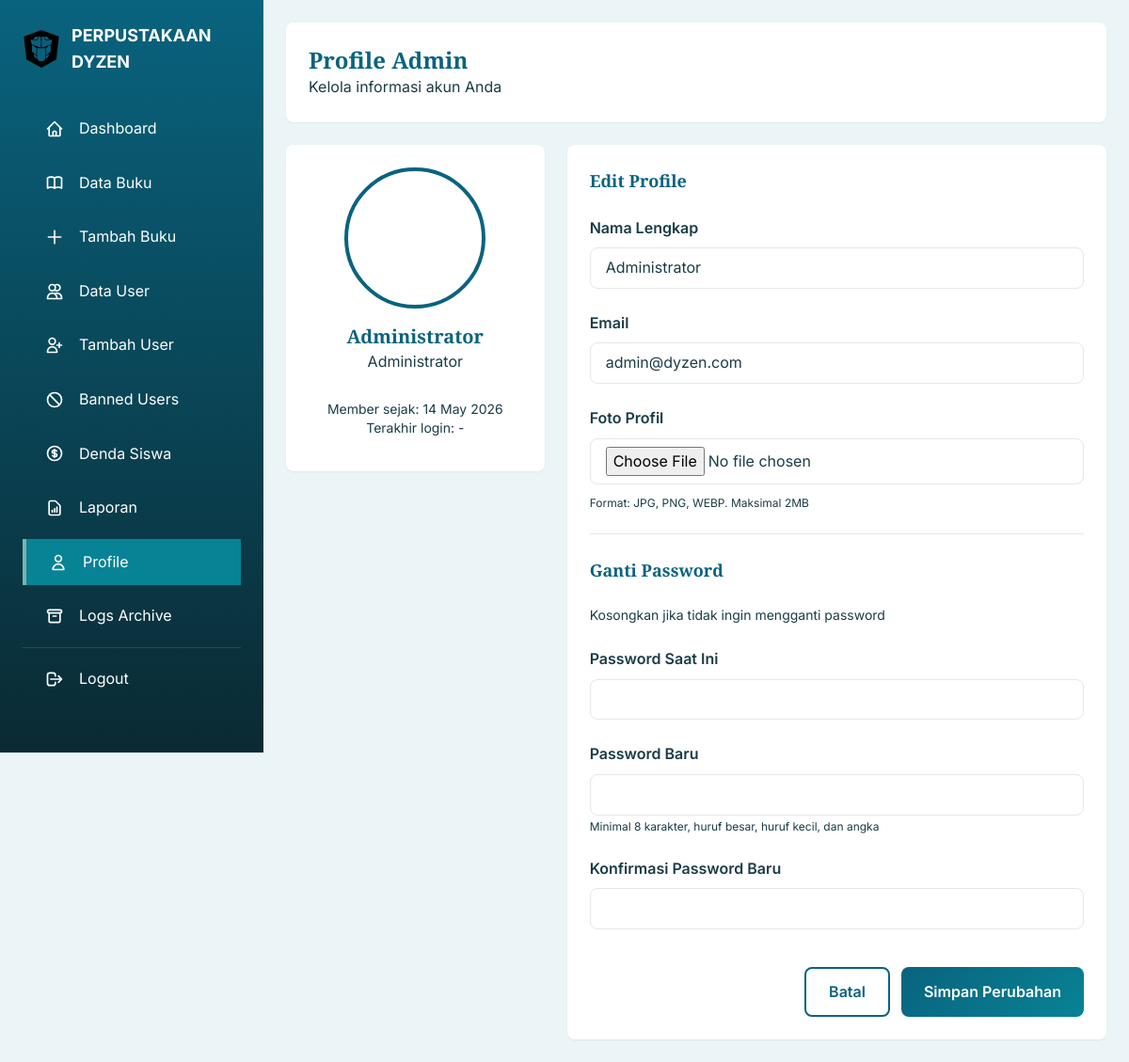
Screenshot of /page/admin/profile_admin.php (signed in) with the database file from the repository.
### tables this page shows
CREATE TABLE IF NOT EXISTS `users` (
    `id` INT(11) NOT NULL AUTO_INCREMENT,
    `nama` VARCHAR(100) NOT NULL,
    `email` VARCHAR(100) NOT NULL,
    `password` VARCHAR(255) NOT NULL,
    `role` ENUM('admin', 'user') NOT NULL DEFAULT 'user',
    `nisn` VARCHAR(20) DEFAULT NULL,
    `kelas` VARCHAR(20) DEFAULT NULL,
    `foto` VARCHAR(255) DEFAULT NULL,
    `status` ENUM('aktif', 'banned') NOT NULL DEFAULT 'aktif',
    `token_reset` VARCHAR(255) DEFAULT NULL,
    `last_login` DATETIME DEFAULT NULL,
    `created_at` TIMESTAMP NOT NULL DEFAULT CURRENT_TIMESTAMP,
    `updated_at` TIMESTAMP NOT NULL DEFAULT CURRENT_TIMESTAMP ON UPDATE CURRENT_TIMESTAMP,
    PRIMARY KEY (`id`),
    UNIQUE KEY `email` (`email`),
    UNIQUE KEY `nisn` (`nisn`),
    KEY `idx_status` (`status`),
    KEY `idx_role_status` (`role`, `status`)
);

### config/data_base.php (called while the page is built, shortened)
<?php
function e($string, $flags = ENT_QUOTES) {
    return htmlspecialchars($string ?? '', $flags, 'UTF-8');
}

### page/admin/profile_admin.php (the view, shortened to what this page needs)
<?php
require_once '../../config/data_base.php';
$user_id = $_SESSION['user_id'];
$stmt = $pdo->prepare("SELECT * FROM users WHERE id = ?");
$stmt->execute([$user_id]);
$admin = $stmt->fetch();
?>
<!DOCTYPE html>
<html lang="id">
<head>
    <link href="https://cdn.jsdelivr.net/npm/tailwindcss@2/dist/tailwind.min.css" rel="stylesheet">
    <link rel="stylesheet" href="../../assets/css/style.css">
</head>
<body>
    <?php include 'sidebar_admin.php'; ?>
    <div class="main-content">
        <header class="bg-white rounded-lg shadow-sm p-6 mb-6">
            <div>
                <h1 class="text-2xl font-playfair font-bold text-primary">Profile Admin</h1>
                <p class="text-text-light">Kelola informasi akun Anda</p>
            </div>
        </header>
        <div class="grid lg:grid-cols-3 gap-6">
            <div class="lg:col-span-1">
                <div class="bg-white rounded-lg shadow-sm p-6 text-center">
                    <?php if (!empty($admin['foto']) && file_exists('../../uploads/covers/' . $admin['foto'])): ?>
                        <img src="../../uploads/covers/<?= e($admin['foto']) ?>" class="profile-photo mx-auto mb-4" alt="Profile Photo">
                    <?php else: ?>
                        <div class="profile-photo mx-auto mb-4 bg-gradient-to-br from-primary to-secondary flex items-center justify-center">
                            <span class="text-white text-5xl font-bold"><?= strtoupper(substr($admin['nama'], 0, 1)) ?></span>
                        </div>
                    <?php endif; ?>
                    <h3 class="font-bold text-xl"><?= e($admin['nama']) ?></h3>
                    <p class="text-text-light">Administrator</p>
                    <div class="mt-4 p-3 bg-light rounded-lg">
                        <p class="text-sm text-text">Member sejak: <?= date('d F Y', strtotime($admin['created_at'])) ?></p>
                        <p class="text-sm text-text">Terakhir login: <?= $admin['last_login'] ? date('d/m/Y H:i', strtotime($admin['last_login'])) : '-' ?></p>
                    </div>
                </div>
            </div>
            <div class="lg:col-span-2">
                <div class="bg-white rounded-lg shadow-sm p-6">
                    <h3 class="font-bold text-lg mb-4">Edit Profile</h3>
                    <form method="POST" action="" enctype="multipart/form-data" class="space-y-6">
                        <div>
                            <label class="block text-text font-semibold mb-2">Nama Lengkap</label>
                            <input type="text" name="nama" required
                                   value="<?= e($_POST['nama'] ?? $admin['nama']) ?>"
                                   class="w-full px-4 py-2 border border-accent rounded-lg focus:outline-none focus:border-primary">
                        </div>
                        <div>
                            <label class="block text-text font-semibold mb-2">Email</label>
                            <input type="email" name="email" required
                                   value="<?= e($_POST['email'] ?? $admin['email']) ?>"
                                   class="w-full px-4 py-2 border border-accent rounded-lg focus:outline-none focus:border-primary">
                        </div>
                        <div>
                            <label class="block text-text font-semibold mb-2">Foto Profil</label>
                            <div class="flex flex-col space-y-3">
                                <input type="file" name="foto" accept="image/jpeg,image/png,image/webp" id="fotoInput"
                                       class="w-full px-4 py-2 border border-accent rounded-lg focus:outline-none focus:border-primary">
                                <p class="text-text-light text-xs mt-1">Format: JPG, PNG, WEBP. Maksimal 2MB</p>
                            </div>
                        </div>
                        <hr class="my-4">
                        <h3 class="font-bold text-lg mb-4">Ganti Password</h3>
                        <p class="text-sm text-text-light mb-2">Kosongkan jika tidak ingin mengganti password</p>
                        <div>
                            <label class="block text-text font-semibold mb-2">Password Saat Ini</label>
                            <input type="password" name="current_password" id="current_password"
                                   class="w-full px-4 py-2 border border-accent rounded-lg focus:outline-none focus:border-primary">
                        </div>
                        <div>
                            <label class="block text-text font-semibold mb-2">Password Baru</label>
                            <input type="password" name="new_password" id="new_password"
                                   class="w-full px-4 py-2 border border-accent rounded-lg focus:outline-none focus:border-primary">
                            <p class="text-text-light text-xs mt-1">Minimal 8 karakter, huruf besar, huruf kecil, dan angka</p>
                        </div>
                        <div>
                            <label class="block text-text font-semibold mb-2">Konfirmasi Password Baru</label>
                            <input type="password" name="confirm_password" id="confirm_password"
                                   class="w-full px-4 py-2 border border-accent rounded-lg focus:outline-none focus:border-primary">
                        </div>
                        <div class="flex justify-end space-x-3 pt-4">
                            <a href="index_admin.php" class="btn-outline">Batal</a>
                            <button type="submit" class="btn-primary">Simpan Perubahan</button>
                        </div>
                    </form>
                </div>
            </div>
        </div>
    </div>
</body>
</html>

### assets/css/style.css (style rules this page uses)
:root { --color-primary: #09637E; --color-secondary: #088395; --color-accent: #7AB2B2; --color-light: #EBF4F6; --color-white: #FFFFFF; --color-dark: #0A2A33; --color-danger: #E53E3E; --color-success: #38A169; --color-warning: #D69E2E; --color-text: #1A3C47; --color-text-light: #6B9EA8; --shadow-sm: 0 1px 2px 0 rgb(0 0 0 / 0.05); --shadow-md: 0 4px 6px -1px rgb(0 0 0 / 0.1); --shadow-lg: 0 10px 15px -3px rgb(0 0 0 / 0.1); --shadow-xl: 0 20px 25px -5px rgb(0 0 0 / 0.1); --transition-fast: 150ms ease; --transition-normal: 250ms ease; --transition-slow: 350ms ease; --radius-sm: 0.375rem; --radius-md: 0.5rem; --radius-lg: 0.75rem; --radius-xl: 1rem; }
* { margin: 0; padding: 0; box-sizing: border-box; }
body { font-family: 'Inter', sans-serif; color: var(--color-text); background-color: var(--color-light); line-height: 1.6; overflow-x: hidden; }
h1, h2, h3, h4, h5, h6 { font-family: 'Playfair Display', serif; font-weight: 700; line-height: 1.2; color: var(--color-primary); }
.btn-primary { background: linear-gradient(135deg, var(--color-primary), var(--color-secondary)); color: var(--color-white); padding: 0.75rem 1.5rem; border-radius: var(--radius-md); font-weight: 600; transition: all var(--transition-normal); border: none; cursor: pointer; position: relative; overflow: hidden; }
.btn-outline { background: transparent; border: 2px solid var(--color-primary); color: var(--color-primary); padding: 0.75rem 1.5rem; border-radius: var(--radius-md); font-weight: 600; transition: all var(--transition-normal); cursor: pointer; }

### page/admin/profile_admin.php (style rules this page uses)
.main-content { margin-left: 280px; padding: 1.5rem; }
.profile-photo { width: 150px; height: 150px; object-fit: cover; border-radius: 50%; border: 4px solid var(--color-primary); }

### rows the page displays
users: nama "Administrator", created_at "14 May 2026", email "admin@dyzen.com"
